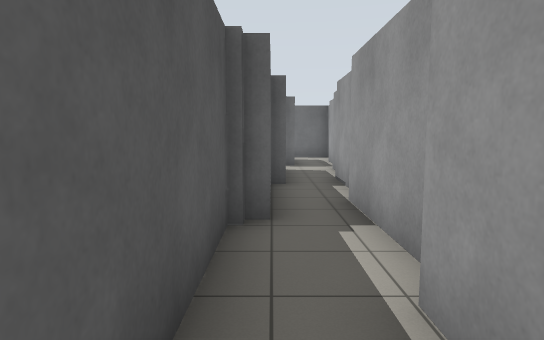
[1] (above)

14 first-person views from a walk through a Gazebo world. The camera is 1.2 m above the floor, tilts 6° down and sees 75° across. Floor lines are 1 m apart. The floor is counted in squares, 1 m on a side. Each view is taken from the middle of a square. On the plan, view 1 faces up. The plan holds only what a view shows up to about 14 squares ahead; the rest is blank. The place goes on beyond the plan.

[2]
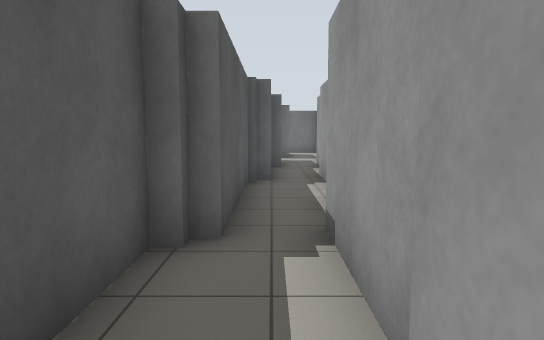

[3]
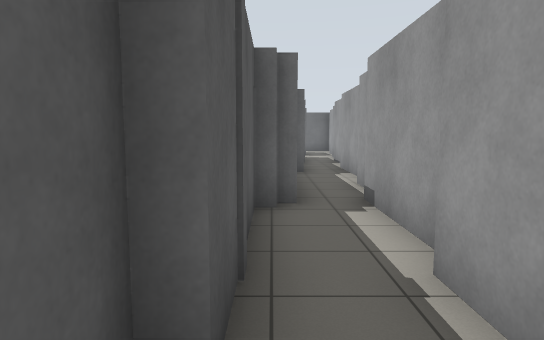

[4]
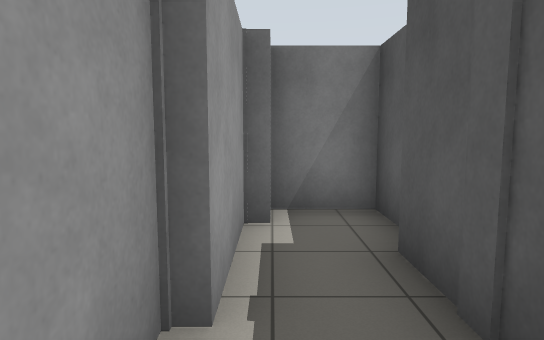

[5]
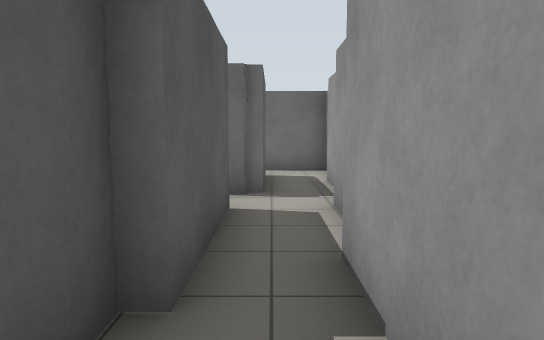

[6]
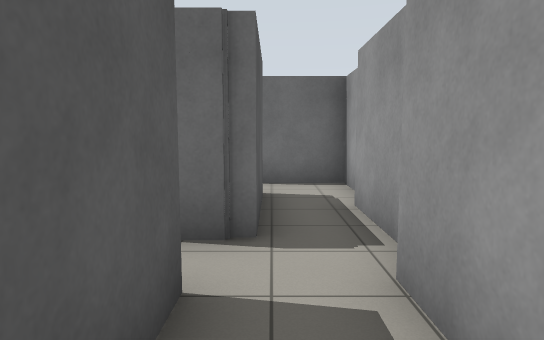

[7]
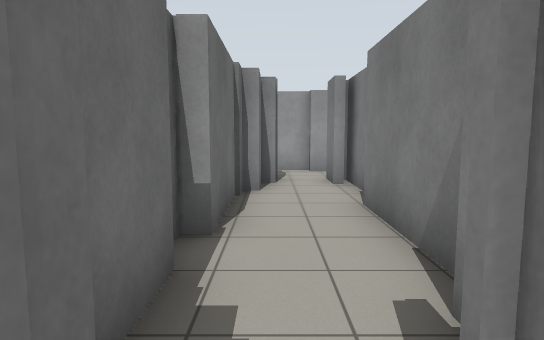

[8]
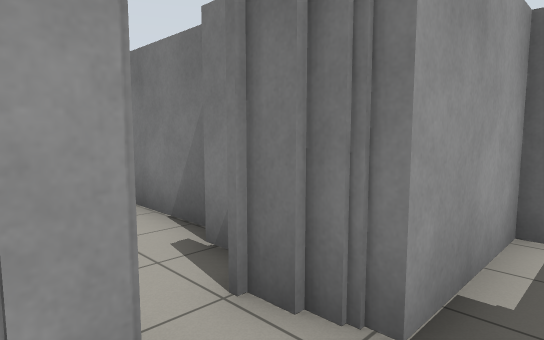

[9]
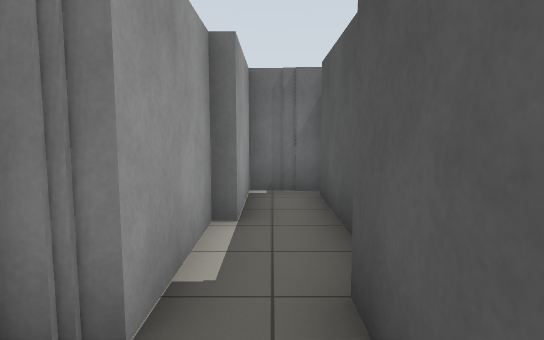

[10]
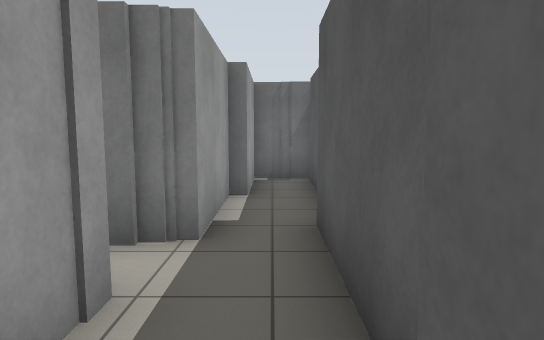

[11]
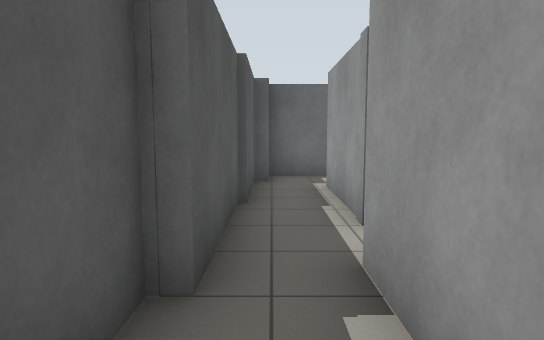

[12]
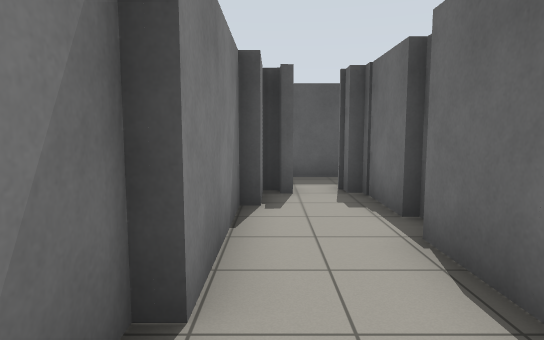

[13]
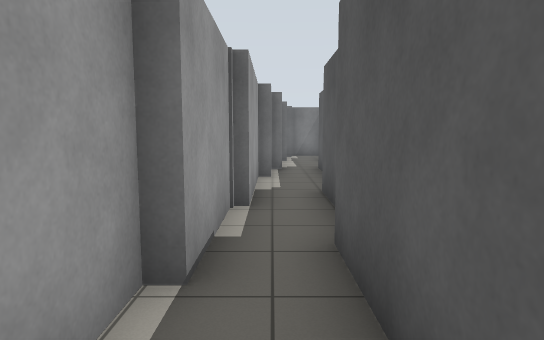

[14]
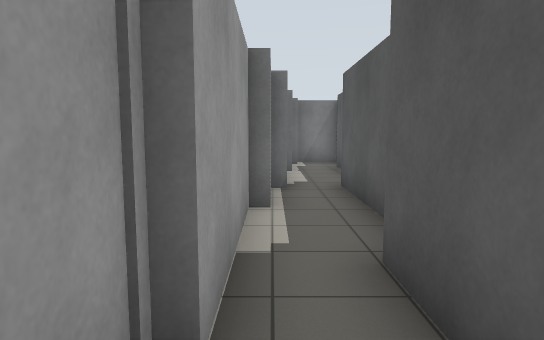

### Floor plan
Points are (right, up) in squares from view 1. A wall is a line through its corners. A room is listed if a view was taken in it or the views show most of it. See-through windows are left out.
Room 1 (views 1, 2, 3, 4)
walls: (1, 1.2) (1, 2.4); (0.4, -5.8) (0.4, -3.1) (0.7, -3.1) (0.7, 0.4); (-0.6, 2.4) (-0.6, 0) (-0.9, 0) (-0.9, -0.4) (-1.3, -0.4) (-1.3, -4.5) (-1.6, -4.5) (-1.6, -6.5) (0.1, -6.5)
ways out: opening at (0, 2) to room 2
Room 2 (views 5, 6, 13, 14)
walls: (0, 8.3) (0, 4.8); (2, 9.3) (2, 11.9); (-0.6, 4.6) (-0.6, 2.4); (1.4, 2.2) (1.4, 6.3) (1.7, 6.3) (1.7, 9.3); (-0.8, 11.5) (0.3, 11.5) (0.3, 8.3); (0.8, 12.9) (-0.1, 12.9)
ways out: opening at (0, 2) to room 1; opening at (0, 12) to room 3
Room 3 (views 7, 12)
walls: (-4.9, 14.1) (-6, 14.1); (-5.9, 13.7) (-8.1, 13.7); (-3.1, 11.1) (0, 11.1); (-1.6, 13.7) (-4.9, 13.7); (-1, 13.3) (-1.8, 13.3); (-0.5, 12.9) (-0.5, 13.4); (-8, 13.5) (-8.8, 13.5); (-7.9, 11.8) (-6.8, 11.8) (-6.8, 11.5) (-3.1, 11.5); (-9.2, 12.2) (-8, 12.2)
ways out: opening at (0, 12) to room 2; opening at (-9, 13) to room 4
Room 4 (views 8, 9, 10, 11)
walls: (-10.9, 11.5) (-10.9, 7.2); (-8.8, 13.5) (-8.8, 16.5); (-9.2, 9.3) (-9.2, 12.2); (-10.6, 16.4) (-10.6, 11.5); (-11.1, 6.7) (-9.5, 6.7) (-9.5, 9.3)
ways out: opening at (-9, 13) to room 3
Room 5 (no view inside)
walls: (0.8, 15.5) (0.8, 12.9); (2.4, 11.8) (2.4, 14.9)

Where each view was taken, in squares from view 1:
view 1: 0 up, 0 right, facing up
view 2: 4 down, 0 right, facing up
view 3: 6 down, 1 left, facing up
view 4: 1 down, 0 right, facing down
view 5: 6 up, 1 right, facing up
view 6: 9 up, 1 right, facing up
view 7: 13 up, 9 left, facing right
view 8: 14 up, 10 left, facing down-right
view 9: 14 up, 10 left, facing down
view 10: 16 up, 10 left, facing down
view 11: 9 up, 10 left, facing up
view 12: 12 up, 1 left, facing left
view 13: 12 up, 1 right, facing down
view 14: 8 up, 1 right, facing down
